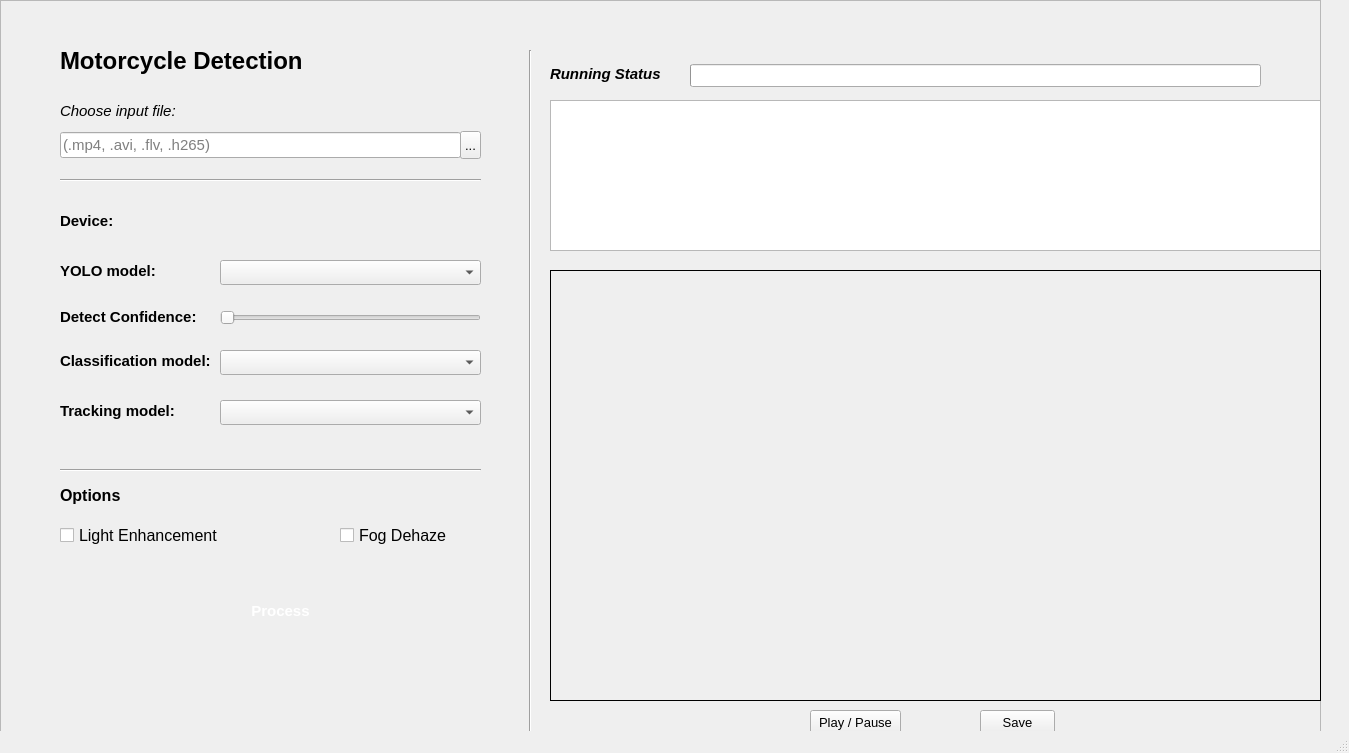
<?xml version="1.0" encoding="UTF-8"?>
<ui version="4.0">
 <class>HomePage</class>
 <widget class="QMainWindow" name="HomePage">
  <property name="geometry">
   <rect>
    <x>0</x>
    <y>0</y>
    <width>1349</width>
    <height>753</height>
   </rect>
  </property>
  <property name="windowTitle">
   <string>Motorcycle Demo</string>
  </property>
  <widget class="QWidget" name="centralwidget">
   <widget class="QFrame" name="frame">
    <property name="geometry">
     <rect>
      <x>0</x>
      <y>0</y>
      <width>1321</width>
      <height>741</height>
     </rect>
    </property>
    <property name="font">
     <font>
      <pointsize>10</pointsize>
     </font>
    </property>
    <property name="styleSheet">
     <string notr="true"/>
    </property>
    <property name="frameShape">
     <enum>QFrame::StyledPanel</enum>
    </property>
    <property name="frameShadow">
     <enum>QFrame::Raised</enum>
    </property>
    <widget class="QLabel" name="spin_label">
     <property name="geometry">
      <rect>
       <x>1290</x>
       <y>60</y>
       <width>31</width>
       <height>31</height>
      </rect>
     </property>
     <property name="font">
      <font>
       <pointsize>11</pointsize>
       <italic>true</italic>
       <bold>true</bold>
      </font>
     </property>
     <property name="text">
      <string/>
     </property>
     <property name="pixmap">
      <pixmap resource="../../../AIO-TikTokShop/assets/resources.qrc">:/icons/loading.gif</pixmap>
     </property>
    </widget>
    <widget class="QProgressBar" name="progressBar">
     <property name="geometry">
      <rect>
       <x>690</x>
       <y>64</y>
       <width>571</width>
       <height>23</height>
      </rect>
     </property>
     <property name="font">
      <font>
       <pointsize>11</pointsize>
      </font>
     </property>
     <property name="value">
      <number>0</number>
     </property>
     <property name="alignment">
      <set>Qt::AlignRight|Qt::AlignTrailing|Qt::AlignVCenter</set>
     </property>
     <property name="textVisible">
      <bool>false</bool>
     </property>
     <property name="orientation">
      <enum>Qt::Horizontal</enum>
     </property>
    </widget>
    <widget class="QLabel" name="label_6">
     <property name="geometry">
      <rect>
       <x>550</x>
       <y>53</y>
       <width>111</width>
       <height>41</height>
      </rect>
     </property>
     <property name="font">
      <font>
       <pointsize>11</pointsize>
       <italic>true</italic>
       <bold>true</bold>
      </font>
     </property>
     <property name="text">
      <string>Running Status</string>
     </property>
    </widget>
    <widget class="QLabel" name="label_7">
     <property name="geometry">
      <rect>
       <x>60</x>
       <y>90</y>
       <width>131</width>
       <height>41</height>
      </rect>
     </property>
     <property name="font">
      <font>
       <pointsize>11</pointsize>
       <italic>true</italic>
       <bold>false</bold>
      </font>
     </property>
     <property name="text">
      <string>Choose input file:</string>
     </property>
    </widget>
    <widget class="QToolButton" name="input_button">
     <property name="geometry">
      <rect>
       <x>460</x>
       <y>131</y>
       <width>21</width>
       <height>28</height>
      </rect>
     </property>
     <property name="toolTip">
      <string>
                            &lt;html&gt;&lt;head/&gt;&lt;body&gt;&lt;p&gt;&lt;br/&gt;&lt;/p&gt;&lt;/body&gt;&lt;/html&gt;</string>
     </property>
     <property name="toolTipDuration">
      <number>-3</number>
     </property>
     <property name="whatsThis">
      <string>
                            &lt;html&gt;&lt;head/&gt;&lt;body&gt;&lt;p&gt;&lt;br/&gt;&lt;/p&gt;&lt;/body&gt;&lt;/html&gt;</string>
     </property>
     <property name="styleSheet">
      <string notr="true"/>
     </property>
     <property name="text">
      <string>...</string>
     </property>
    </widget>
    <widget class="QLineEdit" name="input_lineEdit">
     <property name="geometry">
      <rect>
       <x>60</x>
       <y>132</y>
       <width>401</width>
       <height>26</height>
      </rect>
     </property>
     <property name="font">
      <font>
       <pointsize>11</pointsize>
      </font>
     </property>
     <property name="cursor">
      <cursorShape>IBeamCursor</cursorShape>
     </property>
     <property name="toolTip">
      <string>
                            &lt;html&gt;&lt;head/&gt;&lt;body&gt;&lt;p&gt;&lt;br/&gt;&lt;/p&gt;&lt;/body&gt;&lt;/html&gt;</string>
     </property>
     <property name="styleSheet">
      <string notr="true"/>
     </property>
     <property name="text">
      <string/>
     </property>
     <property name="readOnly">
      <bool>true</bool>
     </property>
     <property name="placeholderText">
      <string>(.mp4, .avi, .flv, .h265)</string>
     </property>
    </widget>
    <widget class="QPushButton" name="process_button">
     <property name="geometry">
      <rect>
       <x>230</x>
       <y>590</y>
       <width>101</width>
       <height>41</height>
      </rect>
     </property>
     <property name="font">
      <font>
       <pointsize>11</pointsize>
       <bold>true</bold>
      </font>
     </property>
     <property name="styleSheet">
      <string notr="true">QPushButton{border-radius:5px;background-color:rgb(0,
                            104,
                            74);color:white;font-weight:600}QPushButton:hover{border-radius:5px;border:2px
                            solid
                            rgb(123, 255, 244);background-color:rgb(0, 104,
                            74);color:white;font-weight:600}</string>
     </property>
     <property name="text">
      <string>Process</string>
     </property>
    </widget>
    <widget class="QLabel" name="label">
     <property name="geometry">
      <rect>
       <x>60</x>
       <y>40</y>
       <width>321</width>
       <height>41</height>
      </rect>
     </property>
     <property name="font">
      <font>
       <pointsize>18</pointsize>
       <bold>true</bold>
      </font>
     </property>
     <property name="text">
      <string>Motorcycle Detection</string>
     </property>
    </widget>
    <widget class="QTextEdit" name="log_area">
     <property name="geometry">
      <rect>
       <x>550</x>
       <y>100</y>
       <width>771</width>
       <height>151</height>
      </rect>
     </property>
     <property name="readOnly">
      <bool>true</bool>
     </property>
    </widget>
    <widget class="Line" name="line">
     <property name="geometry">
      <rect>
       <x>60</x>
       <y>170</y>
       <width>421</width>
       <height>20</height>
      </rect>
     </property>
     <property name="orientation">
      <enum>Qt::Horizontal</enum>
     </property>
    </widget>
    <widget class="Line" name="line_2">
     <property name="geometry">
      <rect>
       <x>520</x>
       <y>50</y>
       <width>20</width>
       <height>691</height>
      </rect>
     </property>
     <property name="orientation">
      <enum>Qt::Vertical</enum>
     </property>
    </widget>
    <widget class="QLabel" name="device_label">
     <property name="geometry">
      <rect>
       <x>60</x>
       <y>200</y>
       <width>421</width>
       <height>41</height>
      </rect>
     </property>
     <property name="font">
      <font>
       <pointsize>11</pointsize>
       <italic>false</italic>
       <bold>true</bold>
      </font>
     </property>
     <property name="text">
      <string>Device:</string>
     </property>
    </widget>
    <widget class="QSlider" name="conf_slide">
     <property name="geometry">
      <rect>
       <x>220</x>
       <y>310</y>
       <width>261</width>
       <height>16</height>
      </rect>
     </property>
     <property name="minimum">
      <number>1</number>
     </property>
     <property name="orientation">
      <enum>Qt::Horizontal</enum>
     </property>
    </widget>
    <widget class="QLabel" name="_label">
     <property name="geometry">
      <rect>
       <x>60</x>
       <y>296</y>
       <width>141</width>
       <height>41</height>
      </rect>
     </property>
     <property name="font">
      <font>
       <pointsize>11</pointsize>
       <italic>false</italic>
       <bold>true</bold>
      </font>
     </property>
     <property name="text">
      <string>Detect Confidence:</string>
     </property>
    </widget>
    <widget class="QLabel" name="conf_label">
     <property name="geometry">
      <rect>
       <x>440</x>
       <y>390</y>
       <width>41</width>
       <height>41</height>
      </rect>
     </property>
     <property name="font">
      <font>
       <pointsize>11</pointsize>
       <italic>false</italic>
       <bold>true</bold>
      </font>
     </property>
     <property name="text">
      <string/>
     </property>
    </widget>
    <widget class="QCheckBox" name="opt_light_enhance">
     <property name="geometry">
      <rect>
       <x>60</x>
       <y>520</y>
       <width>161</width>
       <height>31</height>
      </rect>
     </property>
     <property name="font">
      <font>
       <pointsize>12</pointsize>
      </font>
     </property>
     <property name="text">
      <string>Light Enhancement</string>
     </property>
    </widget>
    <widget class="QLabel" name="label_2">
     <property name="geometry">
      <rect>
       <x>60</x>
       <y>480</y>
       <width>91</width>
       <height>31</height>
      </rect>
     </property>
     <property name="font">
      <font>
       <pointsize>12</pointsize>
       <bold>true</bold>
      </font>
     </property>
     <property name="text">
      <string>Options</string>
     </property>
    </widget>
    <widget class="QCheckBox" name="opt_fog_dehaze">
     <property name="geometry">
      <rect>
       <x>340</x>
       <y>520</y>
       <width>131</width>
       <height>31</height>
      </rect>
     </property>
     <property name="font">
      <font>
       <pointsize>12</pointsize>
      </font>
     </property>
     <property name="text">
      <string>Fog Dehaze</string>
     </property>
    </widget>
    <widget class="QWidget" name="widget" native="true">
     <property name="geometry">
      <rect>
       <x>550</x>
       <y>270</y>
       <width>771</width>
       <height>431</height>
      </rect>
     </property>
     <property name="styleSheet">
      <string notr="true">border: 1px solid black</string>
     </property>
    </widget>
    <widget class="QPushButton" name="play_video_button">
     <property name="geometry">
      <rect>
       <x>810</x>
       <y>710</y>
       <width>91</width>
       <height>24</height>
      </rect>
     </property>
     <property name="text">
      <string>Play / Pause</string>
     </property>
    </widget>
    <widget class="Line" name="line_4">
     <property name="geometry">
      <rect>
       <x>60</x>
       <y>460</y>
       <width>421</width>
       <height>20</height>
      </rect>
     </property>
     <property name="orientation">
      <enum>Qt::Horizontal</enum>
     </property>
    </widget>
    <widget class="QLabel" name="device_label_2">
     <property name="geometry">
      <rect>
       <x>60</x>
       <y>250</y>
       <width>101</width>
       <height>41</height>
      </rect>
     </property>
     <property name="font">
      <font>
       <pointsize>11</pointsize>
       <italic>false</italic>
       <bold>true</bold>
      </font>
     </property>
     <property name="text">
      <string>YOLO model:</string>
     </property>
    </widget>
    <widget class="QComboBox" name="yolo_combobox">
     <property name="geometry">
      <rect>
       <x>220</x>
       <y>260</y>
       <width>261</width>
       <height>25</height>
      </rect>
     </property>
    </widget>
    <widget class="QLabel" name="device_label_3">
     <property name="geometry">
      <rect>
       <x>60</x>
       <y>340</y>
       <width>151</width>
       <height>41</height>
      </rect>
     </property>
     <property name="font">
      <font>
       <pointsize>11</pointsize>
       <italic>false</italic>
       <bold>true</bold>
      </font>
     </property>
     <property name="text">
      <string>Classification model:</string>
     </property>
    </widget>
    <widget class="QComboBox" name="classify_combobox">
     <property name="geometry">
      <rect>
       <x>220</x>
       <y>350</y>
       <width>261</width>
       <height>25</height>
      </rect>
     </property>
    </widget>
    <widget class="QComboBox" name="tracking_combobox">
     <property name="geometry">
      <rect>
       <x>220</x>
       <y>400</y>
       <width>261</width>
       <height>25</height>
      </rect>
     </property>
    </widget>
    <widget class="QLabel" name="device_label_4">
     <property name="geometry">
      <rect>
       <x>60</x>
       <y>390</y>
       <width>151</width>
       <height>41</height>
      </rect>
     </property>
     <property name="font">
      <font>
       <pointsize>11</pointsize>
       <italic>false</italic>
       <bold>true</bold>
      </font>
     </property>
     <property name="text">
      <string>Tracking model:</string>
     </property>
    </widget>
    <widget class="QPushButton" name="save_video_button">
     <property name="geometry">
      <rect>
       <x>980</x>
       <y>710</y>
       <width>75</width>
       <height>24</height>
      </rect>
     </property>
     <property name="text">
      <string>Save</string>
     </property>
    </widget>
   </widget>
  </widget>
  <widget class="QStatusBar" name="statusbar"/>
 </widget>
 <resources>
  <include location="../../../AIO-TikTokShop/assets/resources.qrc"/>
 </resources>
 <connections/>
</ui>
